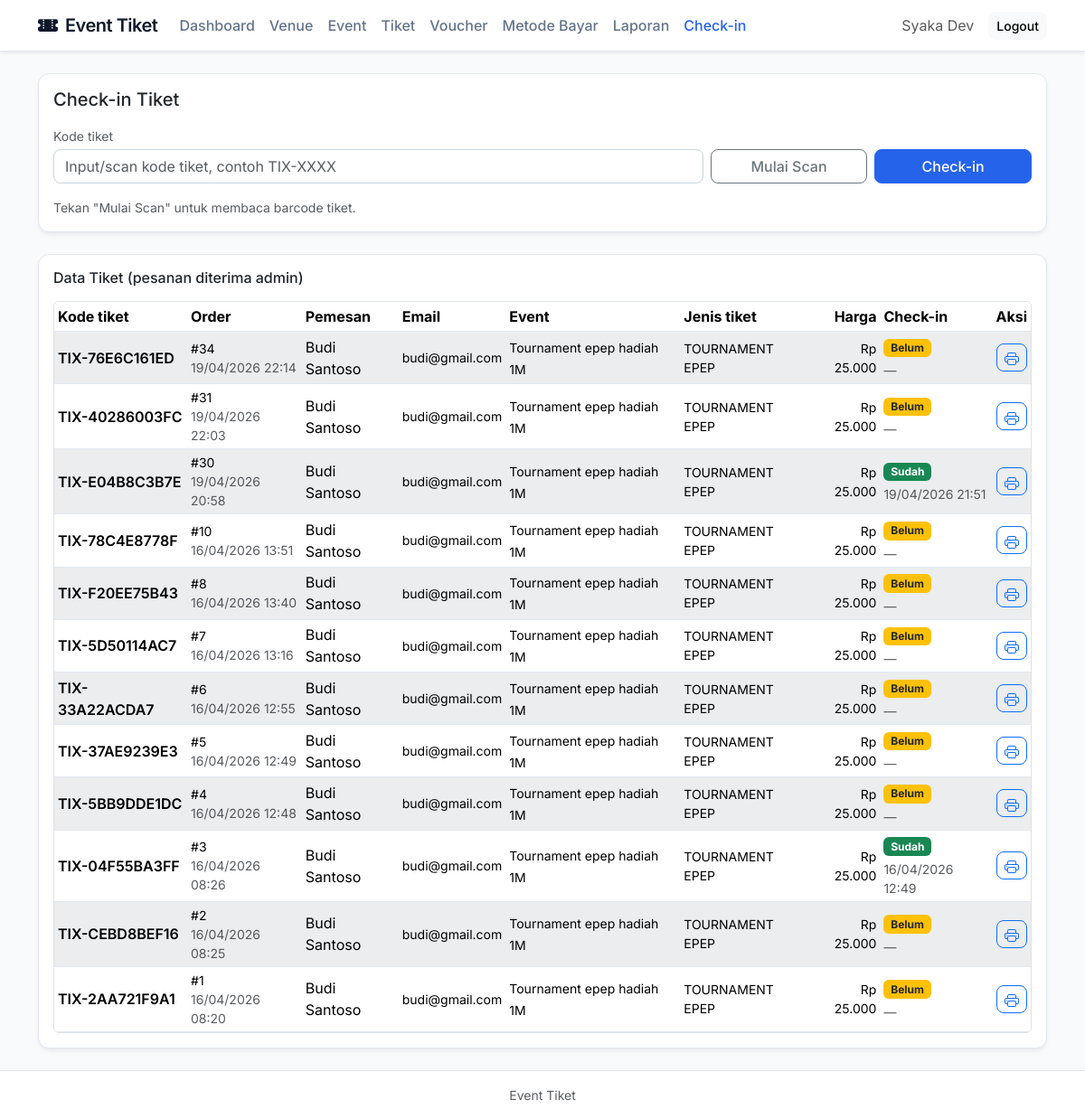
Before: /index.php?page=checkin (signed in) with the older database file.
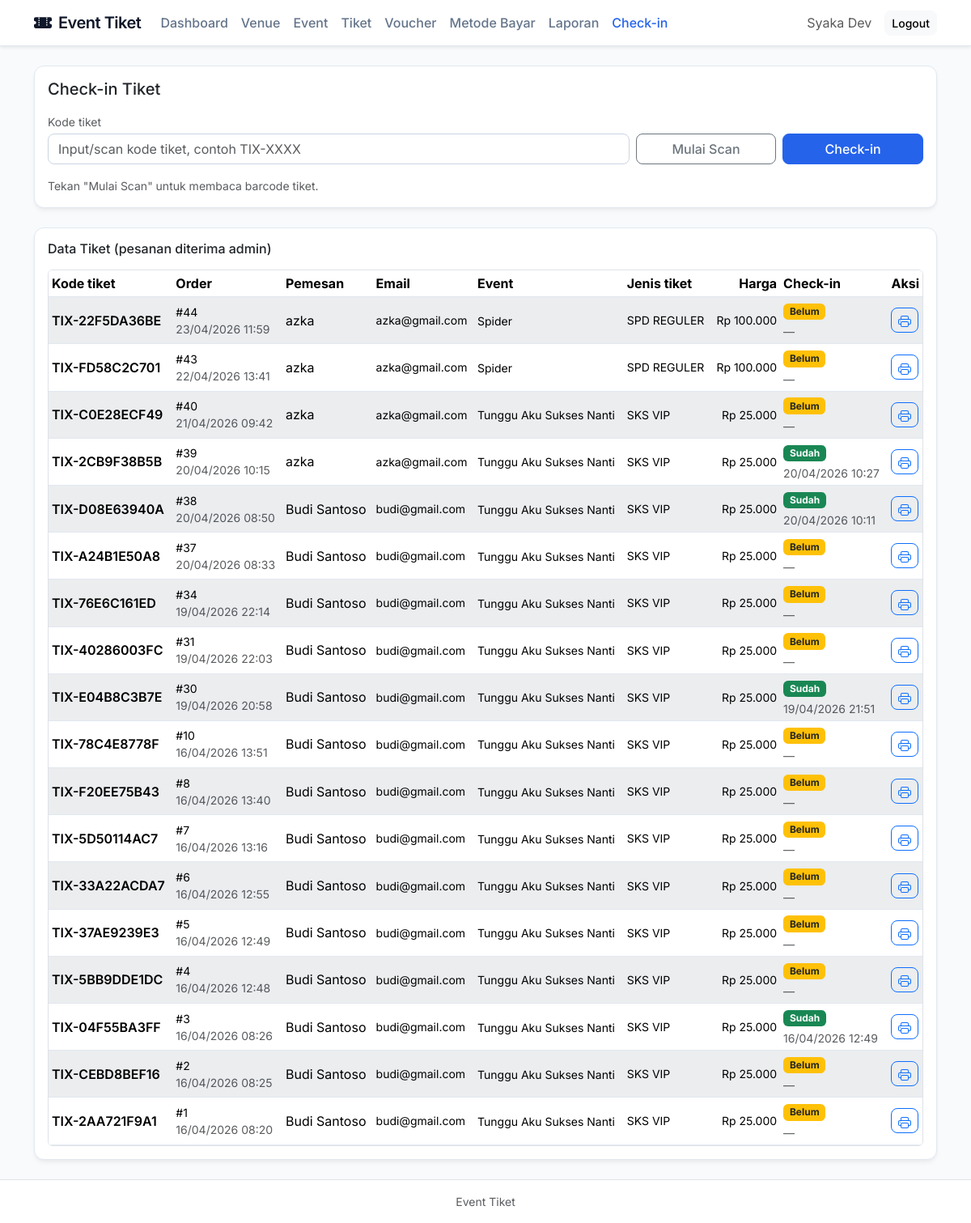
After: the same page with the newer database file.
### tables this page shows
CREATE TABLE `attendee` (
  `id_attendee` int NOT NULL,
  `id_detail` int DEFAULT NULL,
  `kode_tiket` varchar(50) NOT NULL,
  `status_checkin` enum('belum','sudah') DEFAULT 'belum',
  `waktu_checkin` datetime DEFAULT NULL
);

CREATE TABLE `orders` (
  `id_order` int NOT NULL,
  `id_user` int DEFAULT NULL,
  `tanggal_order` datetime DEFAULT CURRENT_TIMESTAMP,
  `total` int NOT NULL,
  `status` enum('pending','paid','cancel') DEFAULT 'pending',
  `id_voucher` int DEFAULT NULL,
  `id_metode` int DEFAULT NULL,
  `bukti_pembayaran` varchar(255) DEFAULT NULL
);

CREATE TABLE `users` (
  `id_user` int NOT NULL,
  `nama` varchar(100) NOT NULL,
  `email` varchar(100) NOT NULL,
  `password` varchar(255) NOT NULL,
  `role` enum('user','petugas','admin') NOT NULL
);

CREATE TABLE `event` (
  `id_event` int NOT NULL,
  `nama_event` varchar(150) NOT NULL,
  `tanggal` date NOT NULL,
  `id_venue` int DEFAULT NULL,
  `gambar` varchar(255) DEFAULT NULL
);

CREATE TABLE `tiket` (
  `id_tiket` int NOT NULL,
  `id_event` int DEFAULT NULL,
  `nama_tiket` varchar(50) NOT NULL,
  `harga` int NOT NULL,
  `kuota` int NOT NULL,
  `maks_per_user` int NOT NULL DEFAULT '5' COMMENT 'Batas maksimal pemesanan tiket per user'
);

### proses/bootstrap.php (called while the page is built, shortened)
<?php
function e(string $value): string
{
    return htmlspecialchars($value, ENT_QUOTES, 'UTF-8');
}

### views/admin/checkin.php (the view, shortened to what this page needs)
<?php
$listStmt = $pdo->prepare("SELECT a.id_attendee, a.kode_tiket, a.status_checkin, a.waktu_checkin,
        u.nama AS nama_user, u.email AS email_user,
        e.nama_event, t.nama_tiket, t.harga,
        o.id_order, o.tanggal_order, o.status AS status_order
    FROM attendee a
    JOIN order_detail od ON od.id_detail = a.id_detail
    JOIN orders o ON o.id_order = od.id_order
    JOIN tiket t ON t.id_tiket = od.id_tiket
    LEFT JOIN users u ON u.id_user = o.id_user
    LEFT JOIN event e ON e.id_event = t.id_event
    WHERE o.status = 'paid'
    ORDER BY a.id_attendee DESC");
$listStmt->execute();
$rows = $listStmt->fetchAll();
?>
<div class="card card-modern mb-4">
    <div class="card-body">
        <h5 class="mb-3">Check-in Tiket</h5>
        <form method="post" action="index.php?action=checkin&page=checkin" class="row g-2 align-items-end">
            <div class="col-12 col-lg-8">
                <label for="ticket_code" class="form-label small text-muted mb-1">Kode tiket</label>
                <input id="ticket_code" name="ticket_code" class="form-control" placeholder="Input/scan kode tiket, contoh TIX-XXXX" required autocomplete="off">
            </div>
            <div class="col-6 col-sm-6 col-lg-2 d-grid">
                <button type="button" id="btnStartScan" class="btn btn-outline-secondary">Mulai Scan</button>
            </div>
            <div class="col-6 col-sm-6 col-lg-2 d-grid">
                <button class="btn btn-primary">Check-in</button>
            </div>
        </form>
        <div class="mt-3">
            <small id="scanInfo" class="text-muted d-block mt-2">Tekan &quot;Mulai Scan&quot; untuk membaca barcode tiket.</small>
        </div>
    </div>
</div>
<div class="card card-modern">
    <div class="card-body">
        <h6 class="mb-3">Data Tiket (pesanan diterima admin)</h6>
        <div class="table-responsive rounded border">
            <table id="table-checkin" class="table table-striped table-hover table-sm align-middle mb-0">
                <thead class="table-light">
                <tr>
                    <th scope="col">Kode tiket</th>
                    <th scope="col" class="d-none d-lg-table-cell">Order</th>
                    <th scope="col">Pemesan</th>
                    <th scope="col" class="d-none d-xl-table-cell">Email</th>
                    <th scope="col">Event</th>
                    <th scope="col" class="d-none d-md-table-cell">Jenis tiket</th>
                    <th scope="col" class="d-none d-lg-table-cell text-end">Harga</th>
                    <th scope="col">Check-in</th>
                    <th scope="col" class="text-end">Aksi</th>
                </tr>
                </thead>
                <tbody>
                <?php foreach ($rows as $r): ?>
                    <tr>
                        <td><span class="fw-semibold"><?= e($r['kode_tiket']) ?></span></td>
                        <td class="d-none d-lg-table-cell small">#<?= (int) $r['id_order'] ?><br><span class="text-muted"><?= e(date('d/m/Y H:i', strtotime((string) $r['tanggal_order']))) ?></span></td>
                        <td>
                            <?= e($r['nama_user']) ?>
                        </td>
                        <td class="d-none d-xl-table-cell small"><?= e($r['email_user']) ?></td>
                        <td><span class="small"><?= e($r['nama_event']) ?></span></td>
                        <td class="d-none d-md-table-cell small"><?= e($r['nama_tiket']) ?></td>
                        <td class="d-none d-lg-table-cell text-end small">Rp <?= number_format((float) $r['harga'], 0, ',', '.') ?></td>
                        <td>
                            <?php if ($r['status_checkin'] === 'sudah'): ?>
                                <span class="badge text-bg-success">Sudah</span>
                            <?php else: ?>
                                <span class="badge text-bg-warning text-dark">Belum</span>
                            <?php endif; ?>
                            <div class="d-xxl-none small text-muted mt-1"><?= $r['waktu_checkin'] ? e(date('d/m/Y H:i', strtotime((string) $r['waktu_checkin']))) : '—' ?></div>
                        </td>
                        <td class="text-center">
                            <a href="index.php?page=cetak_tiket&id=<?= $r['id_attendee'] ?>" target="_blank" class="btn btn-sm btn-outline-primary" title="Cetak Gelang">
                            </a>
                        </td>
                    </tr>
                <?php endforeach; ?>
                </tbody>
            </table>
        </div>
    </div>
</div>
<link rel="stylesheet" href="https://cdn.datatables.net/2.0.5/css/dataTables.bootstrap5.css">

Changed rows visible on the page:
added attendee: kode_tiket "TIX-22F5DA36BE", orders.id_order "44", orders.tanggal_order "23/04/2026 11:59", users.nama "azka", users.email "azka@gmail.com", event.nama_event "Spider", tiket.nama_tiket "SPD REGULER", tiket.harga "100.000", status_checkin "Belum"
added attendee: kode_tiket "TIX-FD58C2C701", orders.id_order "43", orders.tanggal_order "22/04/2026 13:41", users.nama "azka", users.email "azka@gmail.com", event.nama_event "Spider", tiket.nama_tiket "SPD REGULER", tiket.harga "100.000", status_checkin "Belum"
added attendee: kode_tiket "TIX-C0E28ECF49", orders.id_order "40", orders.tanggal_order "21/04/2026 09:42", users.nama "azka", users.email "azka@gmail.com", event.nama_event "Tunggu Aku Sukses Nanti", tiket.nama_tiket "SKS VIP", tiket.harga "25.000", status_checkin "Belum"
added attendee: kode_tiket "TIX-2CB9F38B5B", orders.id_order "39", orders.tanggal_order "20/04/2026 10:15", users.nama "azka", users.email "azka@gmail.com", event.nama_event "Tunggu Aku Sukses Nanti", tiket.nama_tiket "SKS VIP", tiket.harga "25.000", status_checkin "Sudah", waktu_checkin "20/04/2026 10:27"
added attendee: kode_tiket "TIX-D08E63940A", orders.id_order "38", orders.tanggal_order "20/04/2026 08:50", users.nama "Budi Santoso", users.email "budi@gmail.com", event.nama_event "Tunggu Aku Sukses Nanti", tiket.nama_tiket "SKS VIP", tiket.harga "25.000", status_checkin "Sudah", waktu_checkin "20/04/2026 10:11"
now on this page (row unchanged): attendee: kode_tiket "TIX-A24B1E50A8", orders.id_order "37", orders.tanggal_order "20/04/2026 08:33", users.nama "Budi Santoso", users.email "budi@gmail.com", event.nama_event "Tunggu Aku Sukses Nanti", tiket.nama_tiket "SKS VIP", tiket.harga "25.000", status_checkin "Belum"
changed through a linked row, attendee "TIX-76E6C161ED": event.nama_event "Tournament epep hadiah 1M" → "Tunggu Aku Sukses Nanti"; tiket.nama_tiket "TOURNAMENT EPEP" → "SKS VIP"
changed through a linked row, attendee "TIX-40286003FC": event.nama_event "Tournament epep hadiah 1M" → "Tunggu Aku Sukses Nanti"; tiket.nama_tiket "TOURNAMENT EPEP" → "SKS VIP"
changed through a linked row, attendee "TIX-E04B8C3B7E": event.nama_event "Tournament epep hadiah 1M" → "Tunggu Aku Sukses Nanti"; tiket.nama_tiket "TOURNAMENT EPEP" → "SKS VIP"
changed through a linked row, attendee "TIX-78C4E8778F": event.nama_event "Tournament epep hadiah 1M" → "Tunggu Aku Sukses Nanti"; tiket.nama_tiket "TOURNAMENT EPEP" → "SKS VIP"
changed through a linked row, attendee "TIX-F20EE75B43": event.nama_event "Tournament epep hadiah 1M" → "Tunggu Aku Sukses Nanti"; tiket.nama_tiket "TOURNAMENT EPEP" → "SKS VIP"
changed through a linked row, attendee "TIX-5D50114AC7": event.nama_event "Tournament epep hadiah 1M" → "Tunggu Aku Sukses Nanti"; tiket.nama_tiket "TOURNAMENT EPEP" → "SKS VIP"
changed through a linked row, attendee "TIX-33A22ACDA7": event.nama_event "Tournament epep hadiah 1M" → "Tunggu Aku Sukses Nanti"; tiket.nama_tiket "TOURNAMENT EPEP" → "SKS VIP"
changed through a linked row, attendee "TIX-37AE9239E3": event.nama_event "Tournament epep hadiah 1M" → "Tunggu Aku Sukses Nanti"; tiket.nama_tiket "TOURNAMENT EPEP" → "SKS VIP"
changed through a linked row, attendee "TIX-5BB9DDE1DC": event.nama_event "Tournament epep hadiah 1M" → "Tunggu Aku Sukses Nanti"; tiket.nama_tiket "TOURNAMENT EPEP" → "SKS VIP"
changed through a linked row, attendee "TIX-04F55BA3FF": event.nama_event "Tournament epep hadiah 1M" → "Tunggu Aku Sukses Nanti"; tiket.nama_tiket "TOURNAMENT EPEP" → "SKS VIP"
changed through a linked row, attendee "TIX-CEBD8BEF16": event.nama_event "Tournament epep hadiah 1M" → "Tunggu Aku Sukses Nanti"; tiket.nama_tiket "TOURNAMENT EPEP" → "SKS VIP"
changed through a linked row, attendee "TIX-2AA721F9A1": event.nama_event "Tournament epep hadiah 1M" → "Tunggu Aku Sukses Nanti"; tiket.nama_tiket "TOURNAMENT EPEP" → "SKS VIP"
